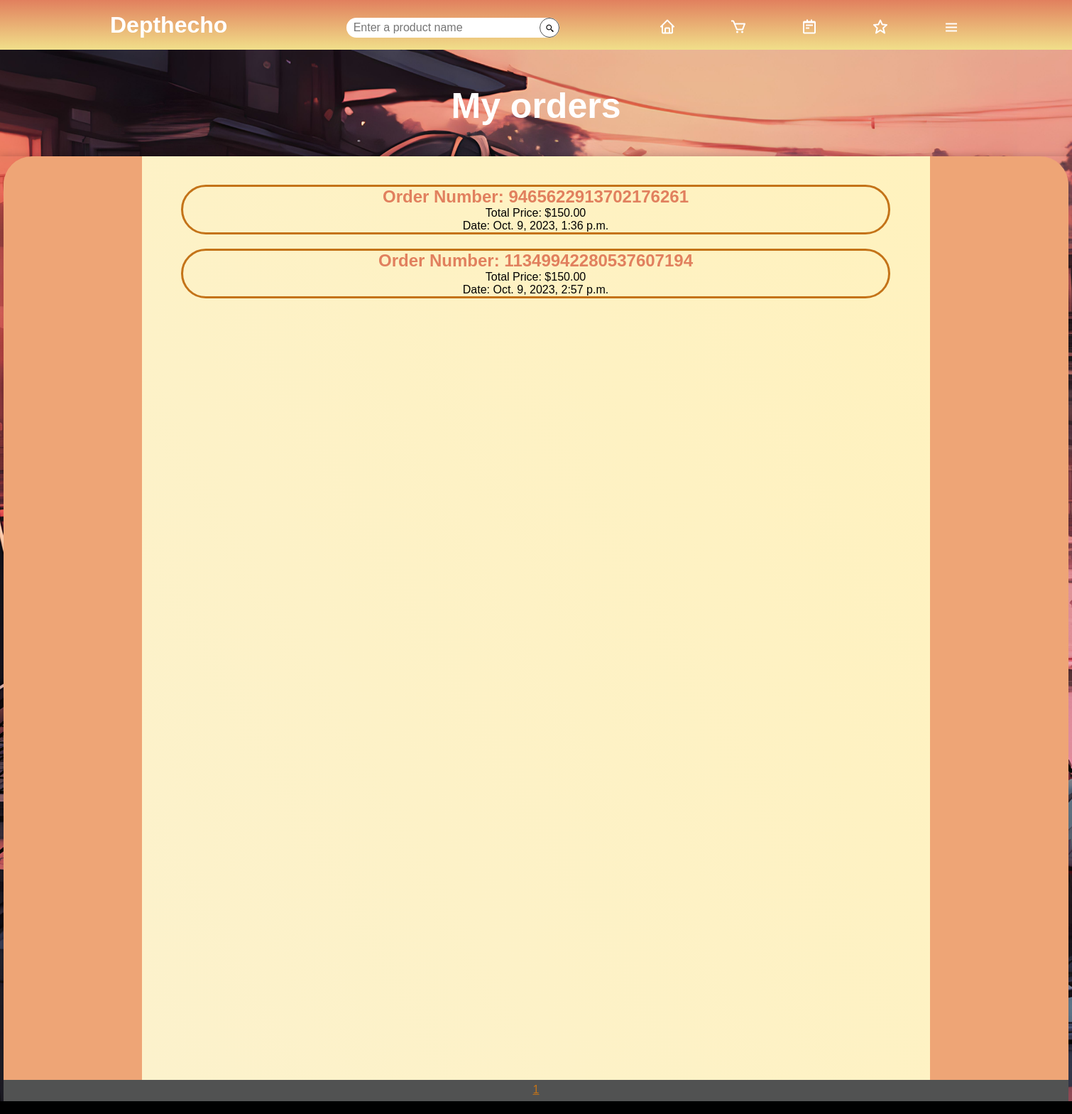
The app's page /orders/ (signed in), older data.
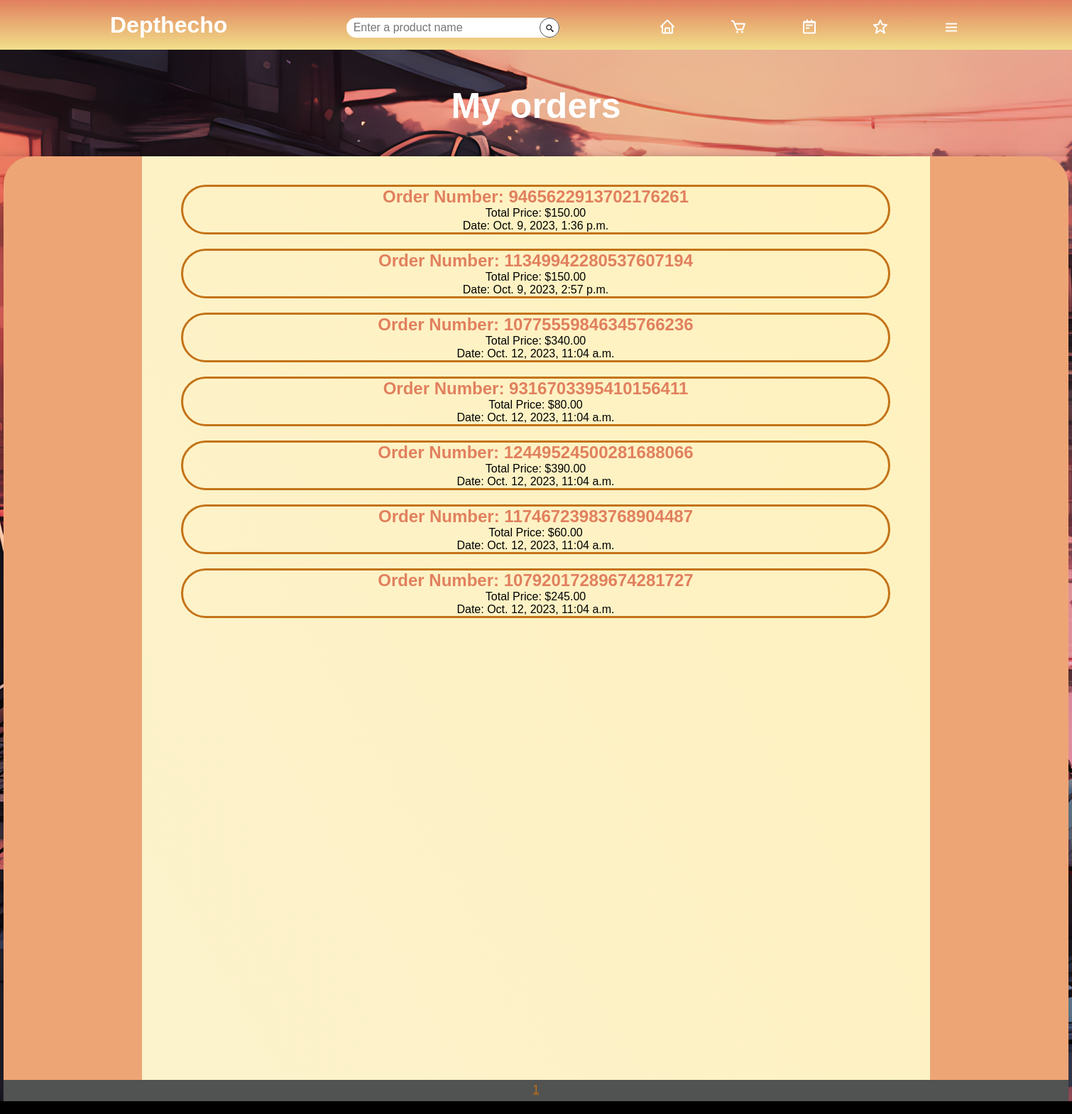
The same page, newer data.
### orders/models.py (models this page shows, shortened)
class Order(models.Model):
    user = models.ForeignKey(CustomUser, on_delete=models.CASCADE)
    order_number = models.CharField(max_length=100, unique=True, default=generate_order_number)
    total_price = models.DecimalField(max_digits=10, decimal_places=2)
    order_date = models.DateTimeField(auto_now_add=True)
    products = models.ManyToManyField(Product)

### orders/views.py (the view)
# urls.py: path('orders/', views.orders_page, name='orders'),
@login_required(login_url='login-page')
def orders_page(request):
    orders = Order.objects.order_by('-order_date')
    user = request.user
    try:
        profile = UserProfile.objects.get(user=user)
    except UserProfile.DoesNotExist:
        profile = None
    all_orders = Order.objects.all()
    orders_per_page = 15
    paginator = Paginator(all_orders, orders_per_page)
    page = request.GET.get('page')
    try:
        orders = paginator.page(page)
    except PageNotAnInteger:
        orders = paginator.page(1)
    except EmptyPage:
        orders = paginator.page(paginator.num_pages)
    context = {
        'profile': profile,
        'orders': orders,
    }
    return render(request, 'orders/orders_page.html', context)

### orders/templates/orders/orders_page.html (shortened to what this page needs)
{% extends 'mainpage/base.html' %}
{% load static %}
{% load cart_tags %}
{% block content %}
{% include 'mainpage/main_header.html' %}
<div class="orders-page-body">
    <div class="empty-space">
        <h1 class="store-header">
            My orders
        </h1>
    </div>
    <section class="orders-page-main">
        <div class="orders-page-content">
            <div class="orders-page-container{% if orders|length < 15 %} height-1300{% endif %}">
                <ul>
                    {% for order in orders %}
                    <li>
                        <h2><a href="{% url 'order-detail' order.id %}">Order Number: {{ order.order_number }}</a></h2>
                        <p>Total Price: ${{ order.total_price }}</p>
                        <p>Date: {{ order.order_date }}</p>
                    </li>
                    {% endfor %}
                </ul>
            </div>
            <div class="pagination">
                <ul class="container">
                    {% for page in orders.paginator.page_range %}
                    {% if page == orders.number %}
                    <li><a href="?page={{ page }}" class="btn page-link btn--sub">{{ page }}</a></li>
                    {% elif page > orders.number|add:"-3" and page < orders.number|add:"3" %}
                    <li><a href="?page={{ page }}" class="btn page-link">{{ page }}</a></li>
                    {% endif %}
                    {% endfor %}
                </ul>
            </div>
        </div>
    </section>
</div>
{% endblock %}

Row changes from the older to the newer data that the page shows:
added Order: order_number "10775559846345766236", total_price "340.00", order_date "Oct. 12, 2023, 11:04 a.m."
added Order: order_number "9316703395410156411", total_price "80.00", order_date "Oct. 12, 2023, 11:04 a.m."
added Order: order_number "12449524500281688066", total_price "390.00", order_date "Oct. 12, 2023, 11:04 a.m."
added Order: order_number "11746723983768904487", total_price "60.00", order_date "Oct. 12, 2023, 11:04 a.m."
added Order: order_number "10792017289674281727", total_price "245.00", order_date "Oct. 12, 2023, 11:04 a.m."
